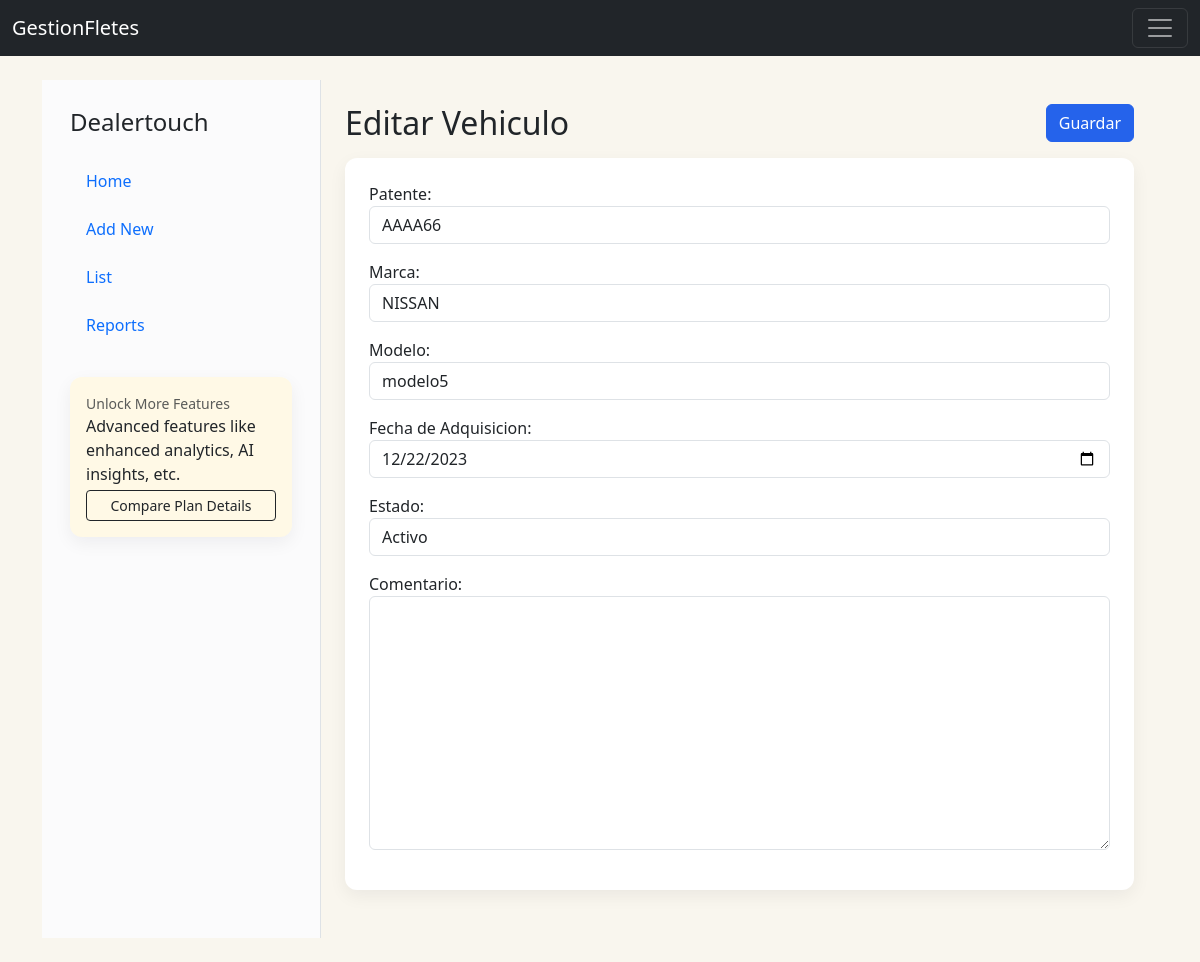
The page /vehiculos/edicionVehiculos/1/ on the database its author committed.
### CrudVehiculos/models.py (models this page shows, shortened)
class Vehiculos(models.Model):
    vehiculoID = models.AutoField(primary_key=True)
    patente = models.CharField(max_length=6, unique=True)
    marca = models.CharField(max_length=30)
    modelo = models.CharField(max_length=50)
    fechaAdquisicion = models.DateField()
    estado = models.CharField(max_length=10, choices=[('activo', 'Activo'),('inactivo', 'Inactivo'),], default='inactivo')
    comentario = models.TextField(max_length=200, blank=True, null=True)
    TIPO_BENCINA_CHOICES = [
        ('93', '93'),
        ('95', '95'),
        ('97', '97'),
        ('diesel', 'Diésel'),
    ]
    tipo_bencina = models.CharField(max_length=10, choices=TIPO_BENCINA_CHOICES, default='93')
    rendimiento = models.FloatField(help_text='Km por litro', default=10)

### CrudVehiculos/views.py (the view)
# urls.py: path('edicionVehiculos/<vehiculoID>/', views.edicionVehiculos, name="edicionVehiculos"),
def edicionVehiculos(request, vehiculoID):
    vehiculo = Vehiculos.objects.get(vehiculoID=vehiculoID)
    if request.method == 'POST':
        form = VehiculosForm(request.POST, instance=vehiculo)
        if form.is_valid():
            form.save()
            messages.success(request, 'Vehiculo Editado Correctamente!')
            return redirect('registarVehiculos')
        else:
            messages.error(request, 'Error al editar el vehiculo. Por favor, verifica los datos.')
            return render(request, 'edicionVehiculos.html', {'form':form,"vehiculoID":vehiculoID})
    else:
        form = VehiculosForm(instance=vehiculo)
        return render(request, 'edicionVehiculos.html', {'form':form,"vehiculoID":vehiculoID})

### CrudVehiculos/forms.py (shortened to what this page needs)
class VehiculosForm(forms.ModelForm):
    patente = forms.CharField(error_messages={'unique':'La patente ya existe'})
    fechaAdquisicion = forms.DateField(label='Fecha de Adquisicion')
    class Meta:
        model = Vehiculos
        fields = ['patente','marca','modelo','fechaAdquisicion','estado','comentario']

### CrudVehiculos/templates/edicionVehiculos.html (shortened to what this page needs)
{% extends "partials/gestion_layout.html" %}
{% load widget_tweaks %}
{% block gestion_header %}
        <div class="d-flex align-items-start mb-3">
            <div>
                <h2 class="mb-0">Editar Vehiculo</h2>
            </div>
            <div class="ms-auto">
                <button form="editarVehiculoForm" type="submit" class="btn btn-primary">Guardar</button>
            </div>
        </div>
{% endblock %}
{% block gestion_body %}
        <form id="editarVehiculoForm" action="{% url 'edicionVehiculos' vehiculoID %}" method="post">
            <div class="mb-3">{{ form.patente.label_tag }}{% render_field form.patente class="form-control" placeholder="Ej: AABB11" minlength="6" maxlength="6" %}{{form.patente.errors}}</div>
            <div class="mb-3">{{ form.marca.label_tag }}{% render_field form.marca class="form-control" maxlength="30" %}{{form.marca.errors}}</div>
            <div class="mb-3">{{ form.modelo.label_tag }}{% render_field form.modelo class="form-control" maxlength="50" %}{{form.modelo.errors}}</div>
            <div class="mb-3">{{ form.fechaAdquisicion.label_tag }}{% render_field form.fechaAdquisicion class="form-control" type="date" %}{{form.fechaAdquisicion.errors}}</div>
            <div class="mb-3">{{ form.estado.label_tag }}{% render_field form.estado class="form-control" %}{{form.estado.errors}}</div>
            <div class="mb-3">{{ form.comentario.label_tag }}{% render_field form.comentario class="form-control" %}{{form.comentario.errors}}</div>
        </form>
    {% endblock %}

### Home/static/css/gestionFletes.css (style rules this page uses)
body { background-color: #F9F6EE; }
.btn-primary { background: #2563eb; border-color:#2563eb }

### rows shown on the page
Vehiculos: patente "AAAA66", marca "NISSAN", modelo "modelo5", fechaAdquisicion "12/22/2023", estado "Activo"
